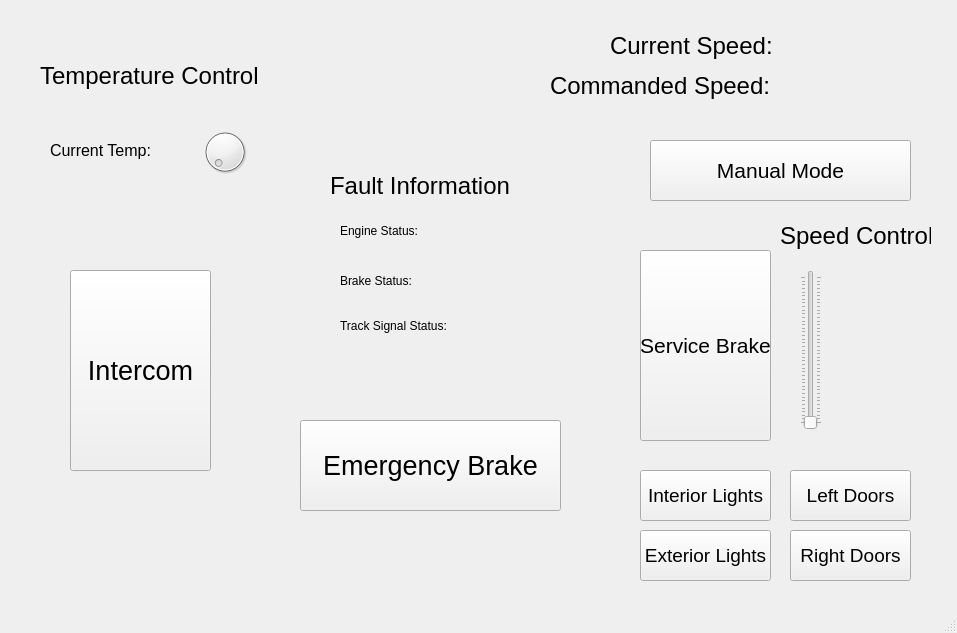
<?xml version="1.0" encoding="UTF-8"?>
<ui version="4.0">
 <class>TrainController</class>
 <widget class="QMainWindow" name="TrainController">
  <property name="geometry">
   <rect>
    <x>0</x>
    <y>0</y>
    <width>957</width>
    <height>633</height>
   </rect>
  </property>
  <property name="windowTitle">
   <string>TrainController</string>
  </property>
  <widget class="QWidget" name="centralwidget">
   <widget class="QPushButton" name="ilightBtn">
    <property name="geometry">
     <rect>
      <x>640</x>
      <y>470</y>
      <width>131</width>
      <height>51</height>
     </rect>
    </property>
    <property name="palette">
     <palette>
      <active>
       <colorrole role="Button">
        <brush brushstyle="SolidPattern">
         <color alpha="255">
          <red>255</red>
          <green>255</green>
          <blue>0</blue>
         </color>
        </brush>
       </colorrole>
       <colorrole role="Light">
        <brush brushstyle="SolidPattern">
         <color alpha="255">
          <red>255</red>
          <green>255</green>
          <blue>0</blue>
         </color>
        </brush>
       </colorrole>
      </active>
      <inactive>
       <colorrole role="Button">
        <brush brushstyle="SolidPattern">
         <color alpha="255">
          <red>240</red>
          <green>240</green>
          <blue>240</blue>
         </color>
        </brush>
       </colorrole>
       <colorrole role="Light">
        <brush brushstyle="SolidPattern">
         <color alpha="255">
          <red>255</red>
          <green>255</green>
          <blue>255</blue>
         </color>
        </brush>
       </colorrole>
      </inactive>
      <disabled>
       <colorrole role="Button">
        <brush brushstyle="SolidPattern">
         <color alpha="255">
          <red>240</red>
          <green>240</green>
          <blue>240</blue>
         </color>
        </brush>
       </colorrole>
       <colorrole role="Light">
        <brush brushstyle="SolidPattern">
         <color alpha="255">
          <red>255</red>
          <green>255</green>
          <blue>255</blue>
         </color>
        </brush>
       </colorrole>
      </disabled>
     </palette>
    </property>
    <property name="font">
     <font>
      <pointsize>14</pointsize>
     </font>
    </property>
    <property name="text">
     <string>Interior Lights</string>
    </property>
   </widget>
   <widget class="QLabel" name="curTempLabel">
    <property name="geometry">
     <rect>
      <x>50</x>
      <y>140</y>
      <width>161</width>
      <height>21</height>
     </rect>
    </property>
    <property name="palette">
     <palette>
      <active>
       <colorrole role="Button">
        <brush brushstyle="SolidPattern">
         <color alpha="255">
          <red>255</red>
          <green>255</green>
          <blue>255</blue>
         </color>
        </brush>
       </colorrole>
       <colorrole role="Midlight">
        <brush brushstyle="SolidPattern">
         <color alpha="255">
          <red>255</red>
          <green>255</green>
          <blue>255</blue>
         </color>
        </brush>
       </colorrole>
       <colorrole role="Dark">
        <brush brushstyle="SolidPattern">
         <color alpha="255">
          <red>127</red>
          <green>127</green>
          <blue>127</blue>
         </color>
        </brush>
       </colorrole>
       <colorrole role="Mid">
        <brush brushstyle="SolidPattern">
         <color alpha="255">
          <red>170</red>
          <green>170</green>
          <blue>170</blue>
         </color>
        </brush>
       </colorrole>
       <colorrole role="Window">
        <brush brushstyle="SolidPattern">
         <color alpha="255">
          <red>255</red>
          <green>255</green>
          <blue>255</blue>
         </color>
        </brush>
       </colorrole>
       <colorrole role="Shadow">
        <brush brushstyle="SolidPattern">
         <color alpha="255">
          <red>0</red>
          <green>0</green>
          <blue>0</blue>
         </color>
        </brush>
       </colorrole>
       <colorrole role="AlternateBase">
        <brush brushstyle="SolidPattern">
         <color alpha="255">
          <red>255</red>
          <green>255</green>
          <blue>255</blue>
         </color>
        </brush>
       </colorrole>
      </active>
      <inactive>
       <colorrole role="Button">
        <brush brushstyle="SolidPattern">
         <color alpha="255">
          <red>240</red>
          <green>240</green>
          <blue>240</blue>
         </color>
        </brush>
       </colorrole>
       <colorrole role="Midlight">
        <brush brushstyle="SolidPattern">
         <color alpha="255">
          <red>227</red>
          <green>227</green>
          <blue>227</blue>
         </color>
        </brush>
       </colorrole>
       <colorrole role="Dark">
        <brush brushstyle="SolidPattern">
         <color alpha="255">
          <red>160</red>
          <green>160</green>
          <blue>160</blue>
         </color>
        </brush>
       </colorrole>
       <colorrole role="Mid">
        <brush brushstyle="SolidPattern">
         <color alpha="255">
          <red>160</red>
          <green>160</green>
          <blue>160</blue>
         </color>
        </brush>
       </colorrole>
       <colorrole role="Window">
        <brush brushstyle="SolidPattern">
         <color alpha="255">
          <red>240</red>
          <green>240</green>
          <blue>240</blue>
         </color>
        </brush>
       </colorrole>
       <colorrole role="Shadow">
        <brush brushstyle="SolidPattern">
         <color alpha="255">
          <red>105</red>
          <green>105</green>
          <blue>105</blue>
         </color>
        </brush>
       </colorrole>
       <colorrole role="AlternateBase">
        <brush brushstyle="SolidPattern">
         <color alpha="255">
          <red>245</red>
          <green>245</green>
          <blue>245</blue>
         </color>
        </brush>
       </colorrole>
      </inactive>
      <disabled>
       <colorrole role="Button">
        <brush brushstyle="SolidPattern">
         <color alpha="255">
          <red>255</red>
          <green>255</green>
          <blue>255</blue>
         </color>
        </brush>
       </colorrole>
       <colorrole role="Midlight">
        <brush brushstyle="SolidPattern">
         <color alpha="255">
          <red>255</red>
          <green>255</green>
          <blue>255</blue>
         </color>
        </brush>
       </colorrole>
       <colorrole role="Dark">
        <brush brushstyle="SolidPattern">
         <color alpha="255">
          <red>127</red>
          <green>127</green>
          <blue>127</blue>
         </color>
        </brush>
       </colorrole>
       <colorrole role="Mid">
        <brush brushstyle="SolidPattern">
         <color alpha="255">
          <red>170</red>
          <green>170</green>
          <blue>170</blue>
         </color>
        </brush>
       </colorrole>
       <colorrole role="Window">
        <brush brushstyle="SolidPattern">
         <color alpha="255">
          <red>255</red>
          <green>255</green>
          <blue>255</blue>
         </color>
        </brush>
       </colorrole>
       <colorrole role="Shadow">
        <brush brushstyle="SolidPattern">
         <color alpha="255">
          <red>0</red>
          <green>0</green>
          <blue>0</blue>
         </color>
        </brush>
       </colorrole>
       <colorrole role="AlternateBase">
        <brush brushstyle="SolidPattern">
         <color alpha="255">
          <red>245</red>
          <green>245</green>
          <blue>245</blue>
         </color>
        </brush>
       </colorrole>
      </disabled>
     </palette>
    </property>
    <property name="font">
     <font>
      <pointsize>12</pointsize>
     </font>
    </property>
    <property name="text">
     <string>Current Temp:</string>
    </property>
   </widget>
   <widget class="QLabel" name="cmdSpd">
    <property name="geometry">
     <rect>
      <x>550</x>
      <y>60</y>
      <width>331</width>
      <height>51</height>
     </rect>
    </property>
    <property name="palette">
     <palette>
      <active>
       <colorrole role="Button">
        <brush brushstyle="SolidPattern">
         <color alpha="255">
          <red>255</red>
          <green>255</green>
          <blue>255</blue>
         </color>
        </brush>
       </colorrole>
       <colorrole role="Midlight">
        <brush brushstyle="SolidPattern">
         <color alpha="255">
          <red>255</red>
          <green>255</green>
          <blue>255</blue>
         </color>
        </brush>
       </colorrole>
       <colorrole role="Dark">
        <brush brushstyle="SolidPattern">
         <color alpha="255">
          <red>127</red>
          <green>127</green>
          <blue>127</blue>
         </color>
        </brush>
       </colorrole>
       <colorrole role="Mid">
        <brush brushstyle="SolidPattern">
         <color alpha="255">
          <red>170</red>
          <green>170</green>
          <blue>170</blue>
         </color>
        </brush>
       </colorrole>
       <colorrole role="Window">
        <brush brushstyle="SolidPattern">
         <color alpha="255">
          <red>255</red>
          <green>255</green>
          <blue>255</blue>
         </color>
        </brush>
       </colorrole>
       <colorrole role="Shadow">
        <brush brushstyle="SolidPattern">
         <color alpha="255">
          <red>0</red>
          <green>0</green>
          <blue>0</blue>
         </color>
        </brush>
       </colorrole>
       <colorrole role="AlternateBase">
        <brush brushstyle="SolidPattern">
         <color alpha="255">
          <red>255</red>
          <green>255</green>
          <blue>255</blue>
         </color>
        </brush>
       </colorrole>
      </active>
      <inactive>
       <colorrole role="Button">
        <brush brushstyle="SolidPattern">
         <color alpha="255">
          <red>240</red>
          <green>240</green>
          <blue>240</blue>
         </color>
        </brush>
       </colorrole>
       <colorrole role="Midlight">
        <brush brushstyle="SolidPattern">
         <color alpha="255">
          <red>227</red>
          <green>227</green>
          <blue>227</blue>
         </color>
        </brush>
       </colorrole>
       <colorrole role="Dark">
        <brush brushstyle="SolidPattern">
         <color alpha="255">
          <red>160</red>
          <green>160</green>
          <blue>160</blue>
         </color>
        </brush>
       </colorrole>
       <colorrole role="Mid">
        <brush brushstyle="SolidPattern">
         <color alpha="255">
          <red>160</red>
          <green>160</green>
          <blue>160</blue>
         </color>
        </brush>
       </colorrole>
       <colorrole role="Window">
        <brush brushstyle="SolidPattern">
         <color alpha="255">
          <red>240</red>
          <green>240</green>
          <blue>240</blue>
         </color>
        </brush>
       </colorrole>
       <colorrole role="Shadow">
        <brush brushstyle="SolidPattern">
         <color alpha="255">
          <red>105</red>
          <green>105</green>
          <blue>105</blue>
         </color>
        </brush>
       </colorrole>
       <colorrole role="AlternateBase">
        <brush brushstyle="SolidPattern">
         <color alpha="255">
          <red>245</red>
          <green>245</green>
          <blue>245</blue>
         </color>
        </brush>
       </colorrole>
      </inactive>
      <disabled>
       <colorrole role="Button">
        <brush brushstyle="SolidPattern">
         <color alpha="255">
          <red>255</red>
          <green>255</green>
          <blue>255</blue>
         </color>
        </brush>
       </colorrole>
       <colorrole role="Midlight">
        <brush brushstyle="SolidPattern">
         <color alpha="255">
          <red>255</red>
          <green>255</green>
          <blue>255</blue>
         </color>
        </brush>
       </colorrole>
       <colorrole role="Dark">
        <brush brushstyle="SolidPattern">
         <color alpha="255">
          <red>127</red>
          <green>127</green>
          <blue>127</blue>
         </color>
        </brush>
       </colorrole>
       <colorrole role="Mid">
        <brush brushstyle="SolidPattern">
         <color alpha="255">
          <red>170</red>
          <green>170</green>
          <blue>170</blue>
         </color>
        </brush>
       </colorrole>
       <colorrole role="Window">
        <brush brushstyle="SolidPattern">
         <color alpha="255">
          <red>255</red>
          <green>255</green>
          <blue>255</blue>
         </color>
        </brush>
       </colorrole>
       <colorrole role="Shadow">
        <brush brushstyle="SolidPattern">
         <color alpha="255">
          <red>0</red>
          <green>0</green>
          <blue>0</blue>
         </color>
        </brush>
       </colorrole>
       <colorrole role="AlternateBase">
        <brush brushstyle="SolidPattern">
         <color alpha="255">
          <red>245</red>
          <green>245</green>
          <blue>245</blue>
         </color>
        </brush>
       </colorrole>
      </disabled>
     </palette>
    </property>
    <property name="font">
     <font>
      <pointsize>18</pointsize>
     </font>
    </property>
    <property name="text">
     <string>Commanded Speed:</string>
    </property>
   </widget>
   <widget class="QSlider" name="speedSlider">
    <property name="geometry">
     <rect>
      <x>800</x>
      <y>270</y>
      <width>22</width>
      <height>160</height>
     </rect>
    </property>
    <property name="maximum">
     <number>40</number>
    </property>
    <property name="orientation">
     <enum>Qt::Vertical</enum>
    </property>
    <property name="tickPosition">
     <enum>QSlider::TicksBothSides</enum>
    </property>
    <property name="tickInterval">
     <number>1</number>
    </property>
   </widget>
   <widget class="QPushButton" name="intercomBtn">
    <property name="geometry">
     <rect>
      <x>70</x>
      <y>270</y>
      <width>141</width>
      <height>201</height>
     </rect>
    </property>
    <property name="palette">
     <palette>
      <active>
       <colorrole role="Button">
        <brush brushstyle="SolidPattern">
         <color alpha="255">
          <red>170</red>
          <green>170</green>
          <blue>127</blue>
         </color>
        </brush>
       </colorrole>
       <colorrole role="Light">
        <brush brushstyle="SolidPattern">
         <color alpha="255">
          <red>255</red>
          <green>255</green>
          <blue>190</blue>
         </color>
        </brush>
       </colorrole>
      </active>
      <inactive>
       <colorrole role="Button">
        <brush brushstyle="SolidPattern">
         <color alpha="255">
          <red>240</red>
          <green>240</green>
          <blue>240</blue>
         </color>
        </brush>
       </colorrole>
       <colorrole role="Light">
        <brush brushstyle="SolidPattern">
         <color alpha="255">
          <red>255</red>
          <green>255</green>
          <blue>255</blue>
         </color>
        </brush>
       </colorrole>
      </inactive>
      <disabled>
       <colorrole role="Button">
        <brush brushstyle="SolidPattern">
         <color alpha="255">
          <red>240</red>
          <green>240</green>
          <blue>240</blue>
         </color>
        </brush>
       </colorrole>
       <colorrole role="Light">
        <brush brushstyle="SolidPattern">
         <color alpha="255">
          <red>255</red>
          <green>255</green>
          <blue>255</blue>
         </color>
        </brush>
       </colorrole>
      </disabled>
     </palette>
    </property>
    <property name="font">
     <font>
      <pointsize>20</pointsize>
     </font>
    </property>
    <property name="text">
     <string>Intercom</string>
    </property>
    <property name="checkable">
     <bool>false</bool>
    </property>
   </widget>
   <widget class="QPushButton" name="sBrakeBtn">
    <property name="geometry">
     <rect>
      <x>640</x>
      <y>250</y>
      <width>131</width>
      <height>191</height>
     </rect>
    </property>
    <property name="palette">
     <palette>
      <active>
       <colorrole role="Button">
        <brush brushstyle="SolidPattern">
         <color alpha="255">
          <red>255</red>
          <green>0</green>
          <blue>0</blue>
         </color>
        </brush>
       </colorrole>
       <colorrole role="Light">
        <brush brushstyle="SolidPattern">
         <color alpha="255">
          <red>255</red>
          <green>0</green>
          <blue>0</blue>
         </color>
        </brush>
       </colorrole>
      </active>
      <inactive>
       <colorrole role="Button">
        <brush brushstyle="SolidPattern">
         <color alpha="255">
          <red>240</red>
          <green>240</green>
          <blue>240</blue>
         </color>
        </brush>
       </colorrole>
       <colorrole role="Light">
        <brush brushstyle="SolidPattern">
         <color alpha="255">
          <red>255</red>
          <green>255</green>
          <blue>255</blue>
         </color>
        </brush>
       </colorrole>
      </inactive>
      <disabled>
       <colorrole role="Button">
        <brush brushstyle="SolidPattern">
         <color alpha="255">
          <red>255</red>
          <green>95</green>
          <blue>89</blue>
         </color>
        </brush>
       </colorrole>
       <colorrole role="Light">
        <brush brushstyle="SolidPattern">
         <color alpha="255">
          <red>255</red>
          <green>80</green>
          <blue>80</blue>
         </color>
        </brush>
       </colorrole>
      </disabled>
     </palette>
    </property>
    <property name="font">
     <font>
      <pointsize>16</pointsize>
     </font>
    </property>
    <property name="text">
     <string>Service Brake</string>
    </property>
   </widget>
   <widget class="QLabel" name="speedLabel">
    <property name="geometry">
     <rect>
      <x>780</x>
      <y>210</y>
      <width>151</width>
      <height>51</height>
     </rect>
    </property>
    <property name="palette">
     <palette>
      <active>
       <colorrole role="Button">
        <brush brushstyle="SolidPattern">
         <color alpha="255">
          <red>255</red>
          <green>255</green>
          <blue>255</blue>
         </color>
        </brush>
       </colorrole>
       <colorrole role="Midlight">
        <brush brushstyle="SolidPattern">
         <color alpha="255">
          <red>255</red>
          <green>255</green>
          <blue>255</blue>
         </color>
        </brush>
       </colorrole>
       <colorrole role="Dark">
        <brush brushstyle="SolidPattern">
         <color alpha="255">
          <red>127</red>
          <green>127</green>
          <blue>127</blue>
         </color>
        </brush>
       </colorrole>
       <colorrole role="Mid">
        <brush brushstyle="SolidPattern">
         <color alpha="255">
          <red>170</red>
          <green>170</green>
          <blue>170</blue>
         </color>
        </brush>
       </colorrole>
       <colorrole role="Window">
        <brush brushstyle="SolidPattern">
         <color alpha="255">
          <red>255</red>
          <green>255</green>
          <blue>255</blue>
         </color>
        </brush>
       </colorrole>
       <colorrole role="Shadow">
        <brush brushstyle="SolidPattern">
         <color alpha="255">
          <red>0</red>
          <green>0</green>
          <blue>0</blue>
         </color>
        </brush>
       </colorrole>
       <colorrole role="AlternateBase">
        <brush brushstyle="SolidPattern">
         <color alpha="255">
          <red>255</red>
          <green>255</green>
          <blue>255</blue>
         </color>
        </brush>
       </colorrole>
      </active>
      <inactive>
       <colorrole role="Button">
        <brush brushstyle="SolidPattern">
         <color alpha="255">
          <red>240</red>
          <green>240</green>
          <blue>240</blue>
         </color>
        </brush>
       </colorrole>
       <colorrole role="Midlight">
        <brush brushstyle="SolidPattern">
         <color alpha="255">
          <red>227</red>
          <green>227</green>
          <blue>227</blue>
         </color>
        </brush>
       </colorrole>
       <colorrole role="Dark">
        <brush brushstyle="SolidPattern">
         <color alpha="255">
          <red>160</red>
          <green>160</green>
          <blue>160</blue>
         </color>
        </brush>
       </colorrole>
       <colorrole role="Mid">
        <brush brushstyle="SolidPattern">
         <color alpha="255">
          <red>160</red>
          <green>160</green>
          <blue>160</blue>
         </color>
        </brush>
       </colorrole>
       <colorrole role="Window">
        <brush brushstyle="SolidPattern">
         <color alpha="255">
          <red>240</red>
          <green>240</green>
          <blue>240</blue>
         </color>
        </brush>
       </colorrole>
       <colorrole role="Shadow">
        <brush brushstyle="SolidPattern">
         <color alpha="255">
          <red>105</red>
          <green>105</green>
          <blue>105</blue>
         </color>
        </brush>
       </colorrole>
       <colorrole role="AlternateBase">
        <brush brushstyle="SolidPattern">
         <color alpha="255">
          <red>245</red>
          <green>245</green>
          <blue>245</blue>
         </color>
        </brush>
       </colorrole>
      </inactive>
      <disabled>
       <colorrole role="Button">
        <brush brushstyle="SolidPattern">
         <color alpha="255">
          <red>255</red>
          <green>255</green>
          <blue>255</blue>
         </color>
        </brush>
       </colorrole>
       <colorrole role="Midlight">
        <brush brushstyle="SolidPattern">
         <color alpha="255">
          <red>255</red>
          <green>255</green>
          <blue>255</blue>
         </color>
        </brush>
       </colorrole>
       <colorrole role="Dark">
        <brush brushstyle="SolidPattern">
         <color alpha="255">
          <red>127</red>
          <green>127</green>
          <blue>127</blue>
         </color>
        </brush>
       </colorrole>
       <colorrole role="Mid">
        <brush brushstyle="SolidPattern">
         <color alpha="255">
          <red>170</red>
          <green>170</green>
          <blue>170</blue>
         </color>
        </brush>
       </colorrole>
       <colorrole role="Window">
        <brush brushstyle="SolidPattern">
         <color alpha="255">
          <red>255</red>
          <green>255</green>
          <blue>255</blue>
         </color>
        </brush>
       </colorrole>
       <colorrole role="Shadow">
        <brush brushstyle="SolidPattern">
         <color alpha="255">
          <red>0</red>
          <green>0</green>
          <blue>0</blue>
         </color>
        </brush>
       </colorrole>
       <colorrole role="AlternateBase">
        <brush brushstyle="SolidPattern">
         <color alpha="255">
          <red>245</red>
          <green>245</green>
          <blue>245</blue>
         </color>
        </brush>
       </colorrole>
      </disabled>
     </palette>
    </property>
    <property name="font">
     <font>
      <pointsize>18</pointsize>
     </font>
    </property>
    <property name="text">
     <string>Speed Control</string>
    </property>
   </widget>
   <widget class="QPushButton" name="manModeBtn">
    <property name="geometry">
     <rect>
      <x>650</x>
      <y>140</y>
      <width>261</width>
      <height>61</height>
     </rect>
    </property>
    <property name="palette">
     <palette>
      <active>
       <colorrole role="Button">
        <brush brushstyle="SolidPattern">
         <color alpha="255">
          <red>255</red>
          <green>0</green>
          <blue>0</blue>
         </color>
        </brush>
       </colorrole>
       <colorrole role="Light">
        <brush brushstyle="SolidPattern">
         <color alpha="255">
          <red>255</red>
          <green>0</green>
          <blue>0</blue>
         </color>
        </brush>
       </colorrole>
      </active>
      <inactive>
       <colorrole role="Button">
        <brush brushstyle="SolidPattern">
         <color alpha="255">
          <red>240</red>
          <green>240</green>
          <blue>240</blue>
         </color>
        </brush>
       </colorrole>
       <colorrole role="Light">
        <brush brushstyle="SolidPattern">
         <color alpha="255">
          <red>255</red>
          <green>255</green>
          <blue>255</blue>
         </color>
        </brush>
       </colorrole>
      </inactive>
      <disabled>
       <colorrole role="Button">
        <brush brushstyle="SolidPattern">
         <color alpha="255">
          <red>255</red>
          <green>95</green>
          <blue>89</blue>
         </color>
        </brush>
       </colorrole>
       <colorrole role="Light">
        <brush brushstyle="SolidPattern">
         <color alpha="255">
          <red>255</red>
          <green>80</green>
          <blue>80</blue>
         </color>
        </brush>
       </colorrole>
      </disabled>
     </palette>
    </property>
    <property name="font">
     <font>
      <pointsize>16</pointsize>
     </font>
    </property>
    <property name="text">
     <string>Manual Mode</string>
    </property>
   </widget>
   <widget class="QPushButton" name="eBrakeBtn">
    <property name="geometry">
     <rect>
      <x>300</x>
      <y>420</y>
      <width>261</width>
      <height>91</height>
     </rect>
    </property>
    <property name="palette">
     <palette>
      <active>
       <colorrole role="Button">
        <brush brushstyle="SolidPattern">
         <color alpha="255">
          <red>240</red>
          <green>0</green>
          <blue>0</blue>
         </color>
        </brush>
       </colorrole>
       <colorrole role="Light">
        <brush brushstyle="SolidPattern">
         <color alpha="255">
          <red>255</red>
          <green>0</green>
          <blue>0</blue>
         </color>
        </brush>
       </colorrole>
      </active>
      <inactive>
       <colorrole role="Button">
        <brush brushstyle="SolidPattern">
         <color alpha="255">
          <red>240</red>
          <green>240</green>
          <blue>240</blue>
         </color>
        </brush>
       </colorrole>
       <colorrole role="Light">
        <brush brushstyle="SolidPattern">
         <color alpha="255">
          <red>255</red>
          <green>255</green>
          <blue>255</blue>
         </color>
        </brush>
       </colorrole>
      </inactive>
      <disabled>
       <colorrole role="Button">
        <brush brushstyle="SolidPattern">
         <color alpha="255">
          <red>240</red>
          <green>240</green>
          <blue>240</blue>
         </color>
        </brush>
       </colorrole>
       <colorrole role="Light">
        <brush brushstyle="SolidPattern">
         <color alpha="255">
          <red>255</red>
          <green>255</green>
          <blue>255</blue>
         </color>
        </brush>
       </colorrole>
      </disabled>
     </palette>
    </property>
    <property name="font">
     <font>
      <pointsize>20</pointsize>
     </font>
    </property>
    <property name="text">
     <string>Emergency Brake</string>
    </property>
    <property name="checkable">
     <bool>false</bool>
    </property>
   </widget>
   <widget class="QLabel" name="faultLabel">
    <property name="geometry">
     <rect>
      <x>330</x>
      <y>160</y>
      <width>201</width>
      <height>51</height>
     </rect>
    </property>
    <property name="palette">
     <palette>
      <active>
       <colorrole role="Button">
        <brush brushstyle="SolidPattern">
         <color alpha="255">
          <red>255</red>
          <green>255</green>
          <blue>255</blue>
         </color>
        </brush>
       </colorrole>
       <colorrole role="Midlight">
        <brush brushstyle="SolidPattern">
         <color alpha="255">
          <red>255</red>
          <green>255</green>
          <blue>255</blue>
         </color>
        </brush>
       </colorrole>
       <colorrole role="Dark">
        <brush brushstyle="SolidPattern">
         <color alpha="255">
          <red>127</red>
          <green>127</green>
          <blue>127</blue>
         </color>
        </brush>
       </colorrole>
       <colorrole role="Mid">
        <brush brushstyle="SolidPattern">
         <color alpha="255">
          <red>170</red>
          <green>170</green>
          <blue>170</blue>
         </color>
        </brush>
       </colorrole>
       <colorrole role="Window">
        <brush brushstyle="SolidPattern">
         <color alpha="255">
          <red>255</red>
          <green>255</green>
          <blue>255</blue>
         </color>
        </brush>
       </colorrole>
       <colorrole role="Shadow">
        <brush brushstyle="SolidPattern">
         <color alpha="255">
          <red>0</red>
          <green>0</green>
          <blue>0</blue>
         </color>
        </brush>
       </colorrole>
       <colorrole role="AlternateBase">
        <brush brushstyle="SolidPattern">
         <color alpha="255">
          <red>255</red>
          <green>255</green>
          <blue>255</blue>
         </color>
        </brush>
       </colorrole>
      </active>
      <inactive>
       <colorrole role="Button">
        <brush brushstyle="SolidPattern">
         <color alpha="255">
          <red>240</red>
          <green>240</green>
          <blue>240</blue>
         </color>
        </brush>
       </colorrole>
       <colorrole role="Midlight">
        <brush brushstyle="SolidPattern">
         <color alpha="255">
          <red>227</red>
          <green>227</green>
          <blue>227</blue>
         </color>
        </brush>
       </colorrole>
       <colorrole role="Dark">
        <brush brushstyle="SolidPattern">
         <color alpha="255">
          <red>160</red>
          <green>160</green>
          <blue>160</blue>
         </color>
        </brush>
       </colorrole>
       <colorrole role="Mid">
        <brush brushstyle="SolidPattern">
         <color alpha="255">
          <red>160</red>
          <green>160</green>
          <blue>160</blue>
         </color>
        </brush>
       </colorrole>
       <colorrole role="Window">
        <brush brushstyle="SolidPattern">
         <color alpha="255">
          <red>240</red>
          <green>240</green>
          <blue>240</blue>
         </color>
        </brush>
       </colorrole>
       <colorrole role="Shadow">
        <brush brushstyle="SolidPattern">
         <color alpha="255">
          <red>105</red>
          <green>105</green>
          <blue>105</blue>
         </color>
        </brush>
       </colorrole>
       <colorrole role="AlternateBase">
        <brush brushstyle="SolidPattern">
         <color alpha="255">
          <red>245</red>
          <green>245</green>
          <blue>245</blue>
         </color>
        </brush>
       </colorrole>
      </inactive>
      <disabled>
       <colorrole role="Button">
        <brush brushstyle="SolidPattern">
         <color alpha="255">
          <red>255</red>
          <green>255</green>
          <blue>255</blue>
         </color>
        </brush>
       </colorrole>
       <colorrole role="Midlight">
        <brush brushstyle="SolidPattern">
         <color alpha="255">
          <red>255</red>
          <green>255</green>
          <blue>255</blue>
         </color>
        </brush>
       </colorrole>
       <colorrole role="Dark">
        <brush brushstyle="SolidPattern">
         <color alpha="255">
          <red>127</red>
          <green>127</green>
          <blue>127</blue>
         </color>
        </brush>
       </colorrole>
       <colorrole role="Mid">
        <brush brushstyle="SolidPattern">
         <color alpha="255">
          <red>170</red>
          <green>170</green>
          <blue>170</blue>
         </color>
        </brush>
       </colorrole>
       <colorrole role="Window">
        <brush brushstyle="SolidPattern">
         <color alpha="255">
          <red>255</red>
          <green>255</green>
          <blue>255</blue>
         </color>
        </brush>
       </colorrole>
       <colorrole role="Shadow">
        <brush brushstyle="SolidPattern">
         <color alpha="255">
          <red>0</red>
          <green>0</green>
          <blue>0</blue>
         </color>
        </brush>
       </colorrole>
       <colorrole role="AlternateBase">
        <brush brushstyle="SolidPattern">
         <color alpha="255">
          <red>245</red>
          <green>245</green>
          <blue>245</blue>
         </color>
        </brush>
       </colorrole>
      </disabled>
     </palette>
    </property>
    <property name="font">
     <font>
      <pointsize>18</pointsize>
     </font>
    </property>
    <property name="text">
     <string>Fault Information</string>
    </property>
   </widget>
   <widget class="QPushButton" name="elightBtn">
    <property name="geometry">
     <rect>
      <x>640</x>
      <y>530</y>
      <width>131</width>
      <height>51</height>
     </rect>
    </property>
    <property name="font">
     <font>
      <pointsize>14</pointsize>
     </font>
    </property>
    <property name="text">
     <string>Exterior Lights</string>
    </property>
   </widget>
   <widget class="QLabel" name="curSpd">
    <property name="geometry">
     <rect>
      <x>610</x>
      <y>20</y>
      <width>261</width>
      <height>51</height>
     </rect>
    </property>
    <property name="palette">
     <palette>
      <active>
       <colorrole role="Button">
        <brush brushstyle="SolidPattern">
         <color alpha="255">
          <red>255</red>
          <green>255</green>
          <blue>255</blue>
         </color>
        </brush>
       </colorrole>
       <colorrole role="Midlight">
        <brush brushstyle="SolidPattern">
         <color alpha="255">
          <red>255</red>
          <green>255</green>
          <blue>255</blue>
         </color>
        </brush>
       </colorrole>
       <colorrole role="Dark">
        <brush brushstyle="SolidPattern">
         <color alpha="255">
          <red>127</red>
          <green>127</green>
          <blue>127</blue>
         </color>
        </brush>
       </colorrole>
       <colorrole role="Mid">
        <brush brushstyle="SolidPattern">
         <color alpha="255">
          <red>170</red>
          <green>170</green>
          <blue>170</blue>
         </color>
        </brush>
       </colorrole>
       <colorrole role="Window">
        <brush brushstyle="SolidPattern">
         <color alpha="255">
          <red>255</red>
          <green>255</green>
          <blue>255</blue>
         </color>
        </brush>
       </colorrole>
       <colorrole role="Shadow">
        <brush brushstyle="SolidPattern">
         <color alpha="255">
          <red>0</red>
          <green>0</green>
          <blue>0</blue>
         </color>
        </brush>
       </colorrole>
       <colorrole role="AlternateBase">
        <brush brushstyle="SolidPattern">
         <color alpha="255">
          <red>255</red>
          <green>255</green>
          <blue>255</blue>
         </color>
        </brush>
       </colorrole>
      </active>
      <inactive>
       <colorrole role="Button">
        <brush brushstyle="SolidPattern">
         <color alpha="255">
          <red>240</red>
          <green>240</green>
          <blue>240</blue>
         </color>
        </brush>
       </colorrole>
       <colorrole role="Midlight">
        <brush brushstyle="SolidPattern">
         <color alpha="255">
          <red>227</red>
          <green>227</green>
          <blue>227</blue>
         </color>
        </brush>
       </colorrole>
       <colorrole role="Dark">
        <brush brushstyle="SolidPattern">
         <color alpha="255">
          <red>160</red>
          <green>160</green>
          <blue>160</blue>
         </color>
        </brush>
       </colorrole>
       <colorrole role="Mid">
        <brush brushstyle="SolidPattern">
         <color alpha="255">
          <red>160</red>
          <green>160</green>
          <blue>160</blue>
         </color>
        </brush>
       </colorrole>
       <colorrole role="Window">
        <brush brushstyle="SolidPattern">
         <color alpha="255">
          <red>240</red>
          <green>240</green>
          <blue>240</blue>
         </color>
        </brush>
       </colorrole>
       <colorrole role="Shadow">
        <brush brushstyle="SolidPattern">
         <color alpha="255">
          <red>105</red>
          <green>105</green>
          <blue>105</blue>
         </color>
        </brush>
       </colorrole>
       <colorrole role="AlternateBase">
        <brush brushstyle="SolidPattern">
         <color alpha="255">
          <red>245</red>
          <green>245</green>
          <blue>245</blue>
         </color>
        </brush>
       </colorrole>
      </inactive>
      <disabled>
       <colorrole role="Button">
        <brush brushstyle="SolidPattern">
         <color alpha="255">
          <red>255</red>
          <green>255</green>
          <blue>255</blue>
         </color>
        </brush>
       </colorrole>
       <colorrole role="Midlight">
        <brush brushstyle="SolidPattern">
         <color alpha="255">
          <red>255</red>
          <green>255</green>
          <blue>255</blue>
         </color>
        </brush>
       </colorrole>
       <colorrole role="Dark">
        <brush brushstyle="SolidPattern">
         <color alpha="255">
          <red>127</red>
          <green>127</green>
          <blue>127</blue>
         </color>
        </brush>
       </colorrole>
       <colorrole role="Mid">
        <brush brushstyle="SolidPattern">
         <color alpha="255">
          <red>170</red>
          <green>170</green>
          <blue>170</blue>
         </color>
        </brush>
       </colorrole>
       <colorrole role="Window">
        <brush brushstyle="SolidPattern">
         <color alpha="255">
          <red>255</red>
          <green>255</green>
          <blue>255</blue>
         </color>
        </brush>
       </colorrole>
       <colorrole role="Shadow">
        <brush brushstyle="SolidPattern">
         <color alpha="255">
          <red>0</red>
          <green>0</green>
          <blue>0</blue>
         </color>
        </brush>
       </colorrole>
       <colorrole role="AlternateBase">
        <brush brushstyle="SolidPattern">
         <color alpha="255">
          <red>245</red>
          <green>245</green>
          <blue>245</blue>
         </color>
        </brush>
       </colorrole>
      </disabled>
     </palette>
    </property>
    <property name="font">
     <font>
      <pointsize>18</pointsize>
     </font>
    </property>
    <property name="text">
     <string>Current Speed:</string>
    </property>
   </widget>
   <widget class="QPushButton" name="rdoorBtn">
    <property name="geometry">
     <rect>
      <x>790</x>
      <y>530</y>
      <width>121</width>
      <height>51</height>
     </rect>
    </property>
    <property name="font">
     <font>
      <pointsize>14</pointsize>
     </font>
    </property>
    <property name="text">
     <string>Right Doors</string>
    </property>
   </widget>
   <widget class="QPushButton" name="ldoorBtn">
    <property name="geometry">
     <rect>
      <x>790</x>
      <y>470</y>
      <width>121</width>
      <height>51</height>
     </rect>
    </property>
    <property name="font">
     <font>
      <pointsize>14</pointsize>
     </font>
    </property>
    <property name="text">
     <string>Left Doors</string>
    </property>
   </widget>
   <widget class="QLabel" name="tempLabel">
    <property name="geometry">
     <rect>
      <x>40</x>
      <y>50</y>
      <width>231</width>
      <height>51</height>
     </rect>
    </property>
    <property name="palette">
     <palette>
      <active>
       <colorrole role="Button">
        <brush brushstyle="SolidPattern">
         <color alpha="255">
          <red>255</red>
          <green>255</green>
          <blue>255</blue>
         </color>
        </brush>
       </colorrole>
       <colorrole role="Midlight">
        <brush brushstyle="SolidPattern">
         <color alpha="255">
          <red>255</red>
          <green>255</green>
          <blue>255</blue>
         </color>
        </brush>
       </colorrole>
       <colorrole role="Dark">
        <brush brushstyle="SolidPattern">
         <color alpha="255">
          <red>127</red>
          <green>127</green>
          <blue>127</blue>
         </color>
        </brush>
       </colorrole>
       <colorrole role="Mid">
        <brush brushstyle="SolidPattern">
         <color alpha="255">
          <red>170</red>
          <green>170</green>
          <blue>170</blue>
         </color>
        </brush>
       </colorrole>
       <colorrole role="Window">
        <brush brushstyle="SolidPattern">
         <color alpha="255">
          <red>255</red>
          <green>255</green>
          <blue>255</blue>
         </color>
        </brush>
       </colorrole>
       <colorrole role="Shadow">
        <brush brushstyle="SolidPattern">
         <color alpha="255">
          <red>0</red>
          <green>0</green>
          <blue>0</blue>
         </color>
        </brush>
       </colorrole>
       <colorrole role="AlternateBase">
        <brush brushstyle="SolidPattern">
         <color alpha="255">
          <red>255</red>
          <green>255</green>
          <blue>255</blue>
         </color>
        </brush>
       </colorrole>
      </active>
      <inactive>
       <colorrole role="Button">
        <brush brushstyle="SolidPattern">
         <color alpha="255">
          <red>240</red>
          <green>240</green>
          <blue>240</blue>
         </color>
        </brush>
       </colorrole>
       <colorrole role="Midlight">
        <brush brushstyle="SolidPattern">
         <color alpha="255">
          <red>227</red>
          <green>227</green>
          <blue>227</blue>
         </color>
        </brush>
       </colorrole>
       <colorrole role="Dark">
        <brush brushstyle="SolidPattern">
         <color alpha="255">
          <red>160</red>
          <green>160</green>
          <blue>160</blue>
         </color>
        </brush>
       </colorrole>
       <colorrole role="Mid">
        <brush brushstyle="SolidPattern">
         <color alpha="255">
          <red>160</red>
          <green>160</green>
          <blue>160</blue>
         </color>
        </brush>
       </colorrole>
       <colorrole role="Window">
        <brush brushstyle="SolidPattern">
         <color alpha="255">
          <red>240</red>
          <green>240</green>
          <blue>240</blue>
         </color>
        </brush>
       </colorrole>
       <colorrole role="Shadow">
        <brush brushstyle="SolidPattern">
         <color alpha="255">
          <red>105</red>
          <green>105</green>
          <blue>105</blue>
         </color>
        </brush>
       </colorrole>
       <colorrole role="AlternateBase">
        <brush brushstyle="SolidPattern">
         <color alpha="255">
          <red>245</red>
          <green>245</green>
          <blue>245</blue>
         </color>
        </brush>
       </colorrole>
      </inactive>
      <disabled>
       <colorrole role="Button">
        <brush brushstyle="SolidPattern">
         <color alpha="255">
          <red>255</red>
          <green>255</green>
          <blue>255</blue>
         </color>
        </brush>
       </colorrole>
       <colorrole role="Midlight">
        <brush brushstyle="SolidPattern">
         <color alpha="255">
          <red>255</red>
          <green>255</green>
          <blue>255</blue>
         </color>
        </brush>
       </colorrole>
       <colorrole role="Dark">
        <brush brushstyle="SolidPattern">
         <color alpha="255">
          <red>127</red>
          <green>127</green>
          <blue>127</blue>
         </color>
        </brush>
       </colorrole>
       <colorrole role="Mid">
        <brush brushstyle="SolidPattern">
         <color alpha="255">
          <red>170</red>
          <green>170</green>
          <blue>170</blue>
         </color>
        </brush>
       </colorrole>
       <colorrole role="Window">
        <brush brushstyle="SolidPattern">
         <color alpha="255">
          <red>255</red>
          <green>255</green>
          <blue>255</blue>
         </color>
        </brush>
       </colorrole>
       <colorrole role="Shadow">
        <brush brushstyle="SolidPattern">
         <color alpha="255">
          <red>0</red>
          <green>0</green>
          <blue>0</blue>
         </color>
        </brush>
       </colorrole>
       <colorrole role="AlternateBase">
        <brush brushstyle="SolidPattern">
         <color alpha="255">
          <red>245</red>
          <green>245</green>
          <blue>245</blue>
         </color>
        </brush>
       </colorrole>
      </disabled>
     </palette>
    </property>
    <property name="font">
     <font>
      <pointsize>18</pointsize>
     </font>
    </property>
    <property name="text">
     <string>Temperature Control</string>
    </property>
   </widget>
   <widget class="QDial" name="tempDial">
    <property name="geometry">
     <rect>
      <x>200</x>
      <y>120</y>
      <width>50</width>
      <height>64</height>
     </rect>
    </property>
    <property name="minimum">
     <number>55</number>
    </property>
    <property name="maximum">
     <number>90</number>
    </property>
   </widget>
   <widget class="QLabel" name="driverSpd">
    <property name="geometry">
     <rect>
      <x>840</x>
      <y>330</y>
      <width>101</width>
      <height>51</height>
     </rect>
    </property>
    <property name="font">
     <font>
      <pointsize>20</pointsize>
     </font>
    </property>
    <property name="text">
     <string/>
    </property>
   </widget>
   <widget class="QLabel" name="engFailStatus">
    <property name="geometry">
     <rect>
      <x>340</x>
      <y>210</y>
      <width>231</width>
      <height>41</height>
     </rect>
    </property>
    <property name="text">
     <string>Engine Status:</string>
    </property>
   </widget>
   <widget class="QLabel" name="trackSigStatus">
    <property name="geometry">
     <rect>
      <x>340</x>
      <y>310</y>
      <width>251</width>
      <height>31</height>
     </rect>
    </property>
    <property name="text">
     <string>Track Signal Status: </string>
    </property>
   </widget>
   <widget class="QLabel" name="brakeFailStatus">
    <property name="geometry">
     <rect>
      <x>340</x>
      <y>260</y>
      <width>241</width>
      <height>41</height>
     </rect>
    </property>
    <property name="text">
     <string>Brake Status: </string>
    </property>
   </widget>
  </widget>
  <widget class="QStatusBar" name="statusbar"/>
 </widget>
 <resources/>
 <connections/>
</ui>
